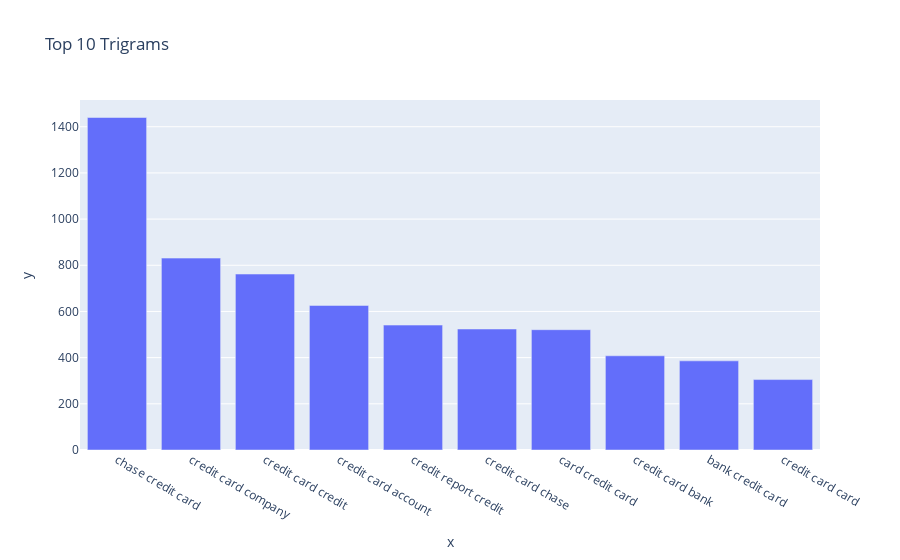

The notebook cell saved with this chart:
### Code cell
#Print the top 10 words in the trigram frequency and plot the same using a bar graph
trigram = get_top_n_words(df_clean['Complaint_clean'], 3,10)
for word, freq in trigram:
    print(word, freq)
        
fig1=px.bar(x=[word for word, freq in trigram], y=[freq for word, freq in trigram], title='Top 10 Trigrams')
fig1.show()

### Figure 1 — Plotly figure (JSON) as saved in the notebook; plotly's stock layout.template omitted (floating-point values rounded to 4 significant figures)
{"data": [{"alignmentgroup": "True", "hovertemplate": "x=%{x}<br>y=%{y}<extra></extra>", "legendgroup": "", "marker": {"color": "#636efa", "pattern": {"shape": ""}}, "name": "", "offsetgroup": "", "orientation": "v", "showlegend": false, "textposition": "auto", "type": "bar", "x": ["chase credit card", "credit card company", "credit card credit", "credit card account", "credit report credit", "credit card chase", "card credit card", "credit card bank", "bank credit card", "credit card card"], "xaxis": "x", "y": [1440, 831, 762, 626, 541, 524, 521, 408, 386, 305], "yaxis": "y"}], "layout": {"barmode": "relative", "legend": {"tracegroupgap": 0}, "title": {"text": "Top 10 Trigrams"}, "xaxis": {"anchor": "y", "domain": [0, 1], "title": {"text": "x"}}, "yaxis": {"anchor": "x", "domain": [0, 1], "title": {"text": "y"}}}}
